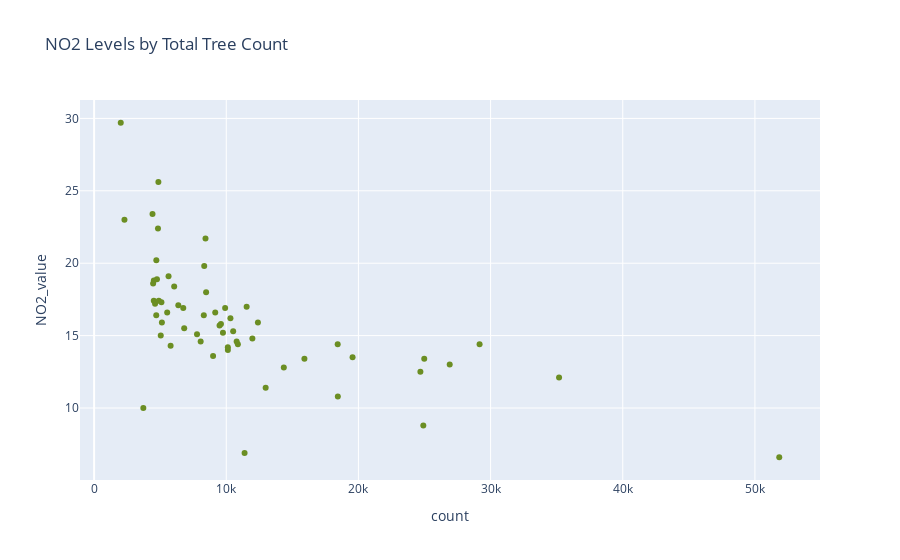

The cell this chart's notebook holds for it:
### Code cell
count = px.scatter(tree_area_total, x='count', y= 'NO2_value', title= 'NO2 Levels by Total Tree Count', color_discrete_sequence=['#6B8E23'])
count.show()

### Figure 1 — Plotly figure (JSON) as saved in the notebook; plotly's stock layout.template omitted (floating-point values rounded to 4 significant figures)
{"data": [{"hovertemplate": "count=%{x}<br>NO2_value=%{y}<extra></extra>", "legendgroup": "", "marker": {"color": "#6B8E23", "symbol": "circle"}, "mode": "markers", "name": "", "orientation": "v", "showlegend": false, "type": "scatter", "x": [2016, 2297, 4520, 4702, 4419, 4516, 4465, 4613, 4894, 4709, 3725, 4864, 4833, 4755, 5632, 5093, 6060, 6745, 5042, 6817, 5529, 5130, 5789, 6372, 8428, 8332, 7788, 11386, 8300, 9597, 8474, 9165, 11542, 9915, 8063, 9492, 10786, 9002, 10522, 10315, 9749, 12395, 10120, 15913, 10119, 11977, 10878, 12981, 14353, 18431, 24689, 19556, 18442, 24911, 24980, 29168, 26907, 35180, 51842], "xaxis": "x", "y": [29.7, 23.0, 18.8, 16.4, 23.4, 17.4, 18.6, 17.2, 17.4, 20.2, 10.0, 25.6, 22.4, 18.9, 19.1, 17.3, 18.4, 16.9, 15.0, 15.5, 16.6, 15.9, 14.3, 17.1, 21.7, 19.8, 15.1, 6.9, 16.4, 15.8, 18.0, 16.6, 17.0, 16.9, 14.6, 15.7, 14.6, 13.6, 15.3, 16.2, 15.2, 15.9, 14.0, 13.4, 14.2, 14.8, 14.4, 11.4, 12.8, 14.4, 12.5, 13.5, 10.8, 8.8, 13.4, 14.4, 13.0, 12.1, 6.6], "yaxis": "y"}], "layout": {"legend": {"tracegroupgap": 0}, "title": {"text": "NO2 Levels by Total Tree Count"}, "xaxis": {"anchor": "y", "domain": [0, 1], "title": {"text": "count"}}, "yaxis": {"anchor": "x", "domain": [0, 1], "title": {"text": "NO2_value"}}}}
